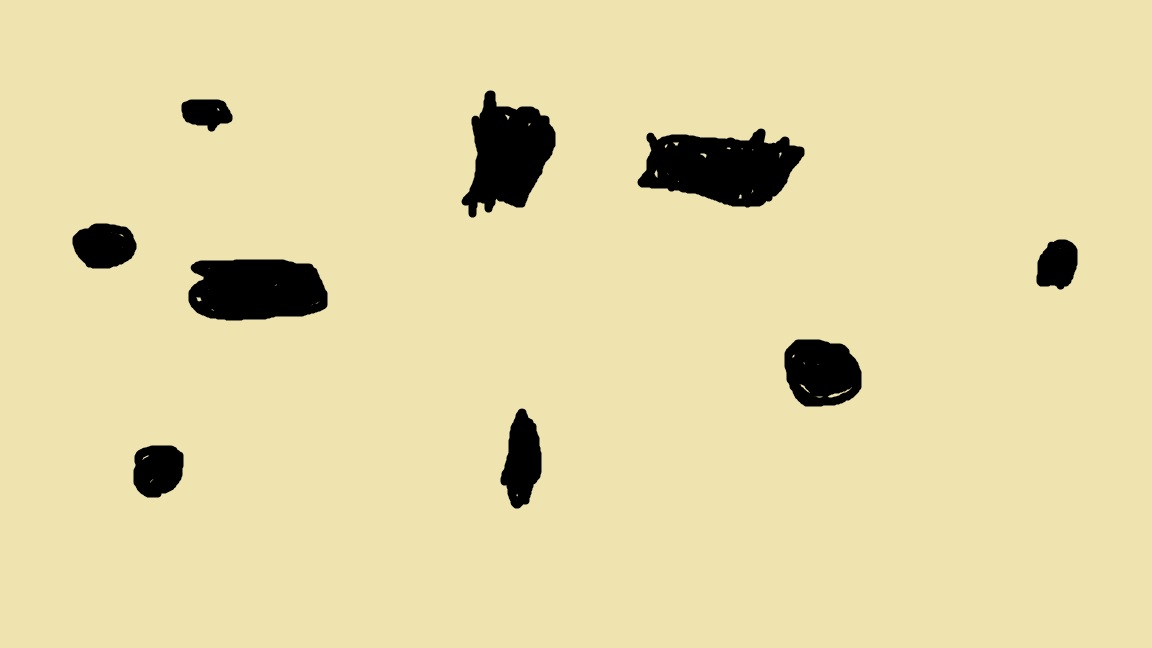
#> input picture Tests/latas.jpg, 1152 x 648 px, found by its file name
$ python blobDetection1.py
#> lines starting #> are read from the running program, lines starting #| are printed output that depends on the picture; after the words box and inside, x2 and y2 are one past the last pixel; in counts of white or black regions, pixels touching at a corner belong together
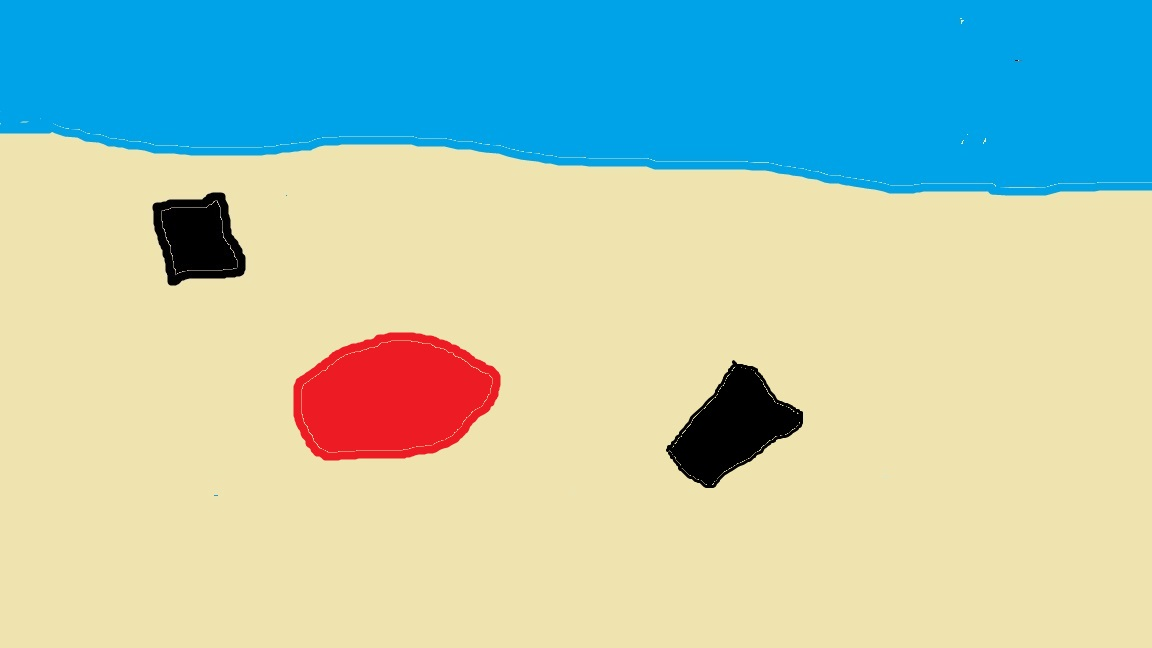
#> input picture Tests/PLAA4.jpg, 1152 x 648 px, given in place of the camera
#> further down, frame is the input picture: shape (648, 1152, 3); mean B, G, R 182.3, 200.8, 173.2
import cv2 as cv
import numpy as np

def detectDarkBlobs(img):

    params = cv.SimpleBlobDetector_Params()

    params.filterByArea = False
    params.filterByCircularity = False
    params.filterByConvexity = False
    params.filterByInertia = False
    params.blobColor = 255
    detector = cv.SimpleBlobDetector_create(params)

    #Detect blobs in the image
    keypoints = detector.detect(img)
    print(len(keypoints))

    imgKeyPoints = cv.drawKeypoints(img, keypoints, np.array([]), (0,0,255), cv.DRAW_MATCHES_FLAGS_DRAW_RICH_KEYPOINTS)

    #Display found keypoints
    cv.imshow("Keypoints", imgKeyPoints)
    cv.waitKey(0)

    return 0

def video(frame):
            frameHSV = cv.cvtColor(frame, cv.COLOR_BGR2HSV) # Transformar BGR a HSV
#> frameHSV: shape (648, 1152, 3); mean H, S, V 47, 120, 232.1

            blackMask = cv.inRange(frameHSV, Black, Black1)
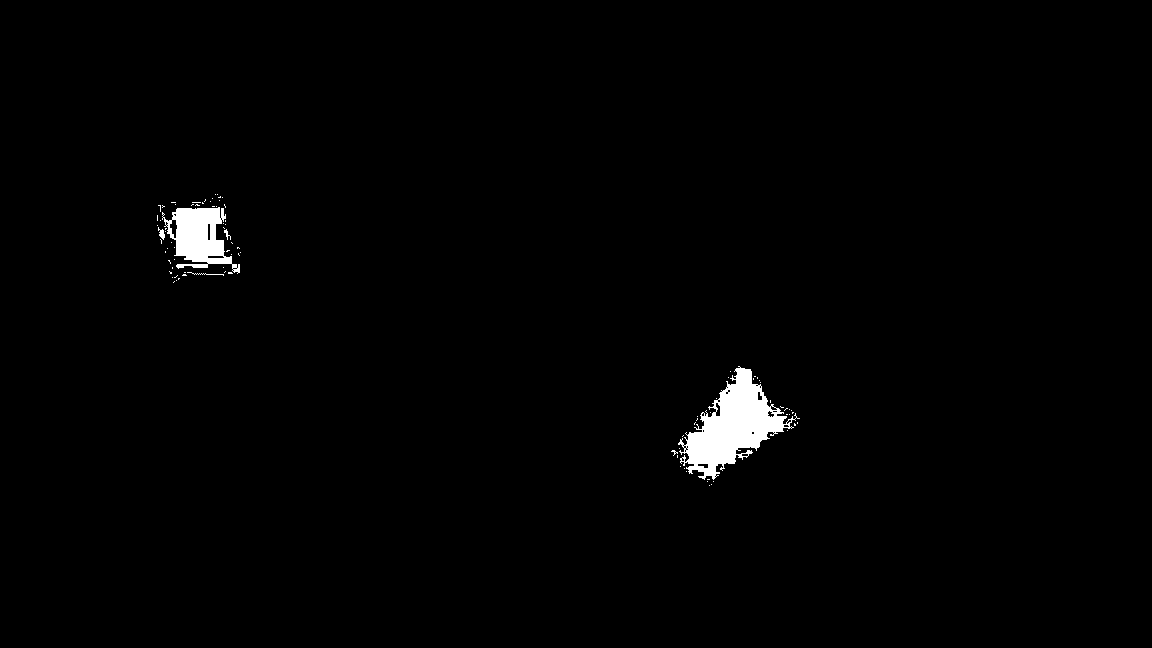
#> blackMask: shape (648, 1152); 1.2% white; 93 white regions (88 under 20 px), largest, box (x1, y1, x2, y2) and area: (678, 366, 800, 480) 5624, (162, 207, 240, 274) 2709, (158, 227, 165, 240) 47, (187, 272, 224, 276) 38, (224, 229, 231, 240) 29

            on_trackbar(0) # Iniciar trackbar

            #B = cv.getTrackbarPos('Black', 'Frame')
            #maxBlackValue = B

            maxBlackValue = int(cv.getTrackbarPos('Black', 'Frame')) #Utilizar el valor decicido en la trackbar

            gray = cv.cvtColor(frame, cv.COLOR_BGR2GRAY)
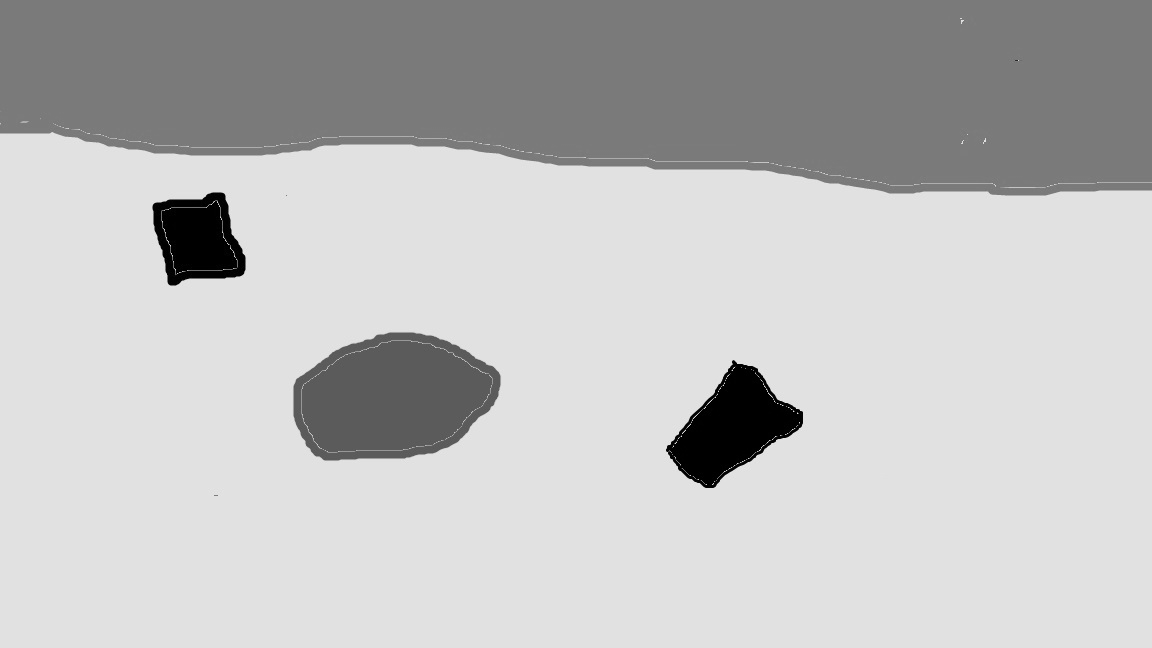
#> gray: shape (648, 1152); min 0, max 234, mean 190.6
            ret, blackDetection = cv.threshold(gray, maxBlackValue, 255, cv.THRESH_BINARY_INV) #Detectar valores menores a 20
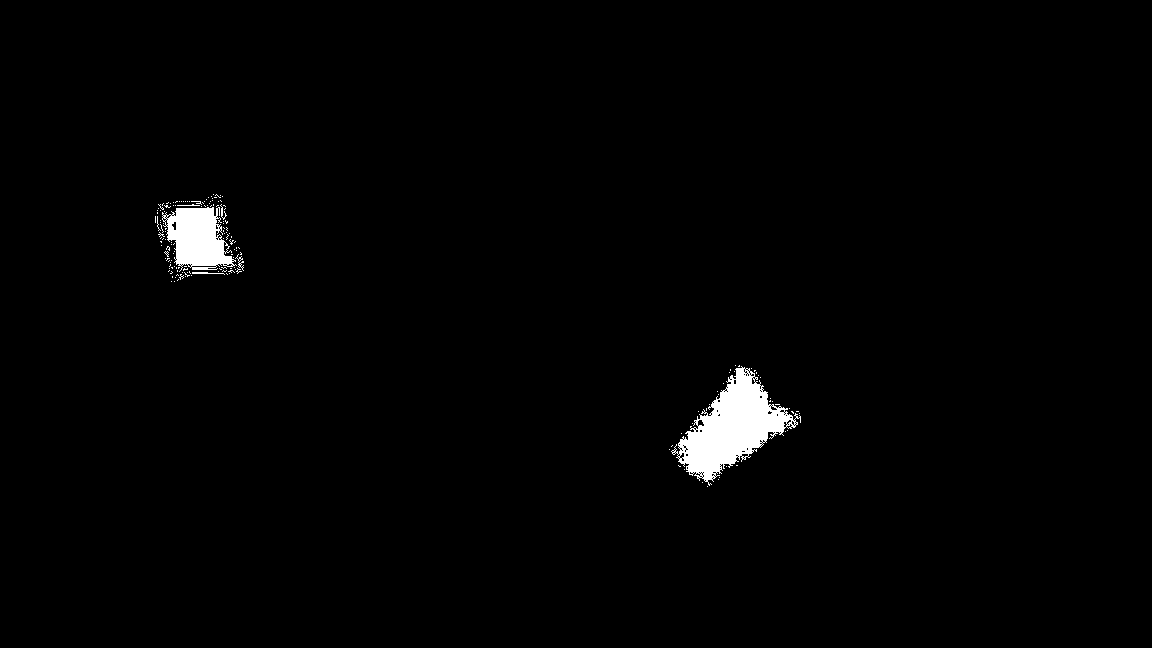
#> blackDetection: shape (648, 1152); 1.3% white; 171 white regions (165 under 20 px), largest, box (x1, y1, x2, y2) and area: (671, 366, 801, 486) 6385, (162, 207, 237, 272) 3012, (192, 272, 225, 275) 49, (235, 254, 244, 271) 41, (220, 204, 227, 220) 33, (177, 204, 200, 206) 25
#> ret = 0

            visualizeBlues = cv.bitwise_and(frame, frame, mask=blackMask)

            kernel = np.ones((3, 3), np.uint8)
            opening = cv.morphologyEx(blackDetection, cv.MORPH_OPEN, kernel, iterations=1)
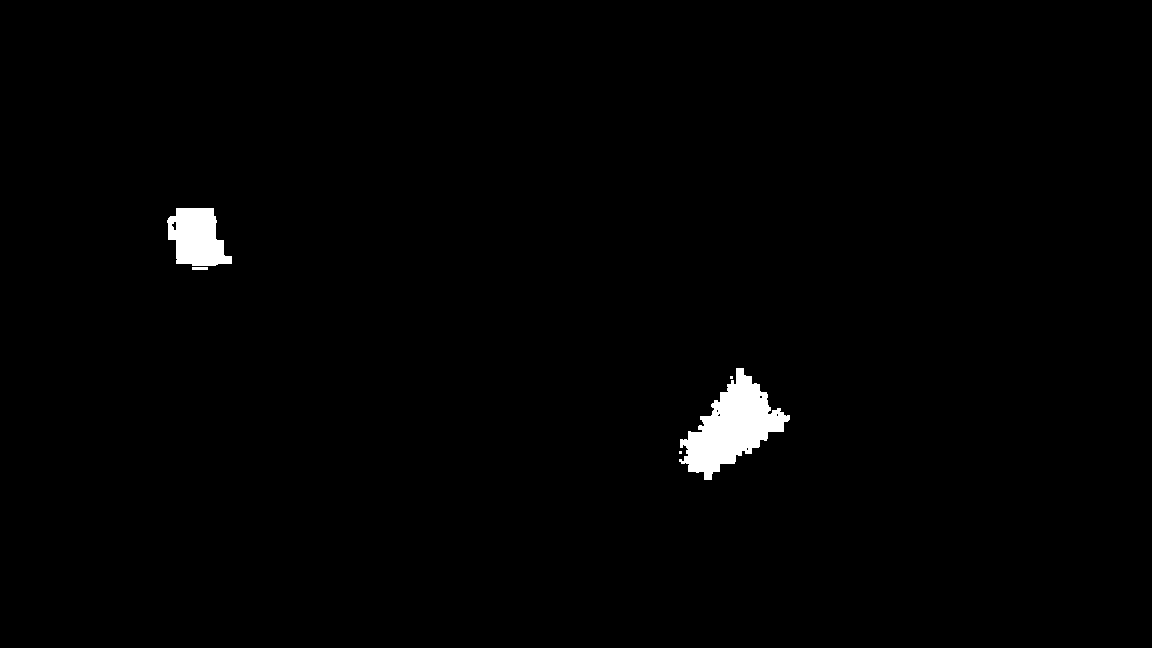
#> opening: shape (648, 1152); 1.1% white; 5 white regions (2 under 20 px)
            closing = cv.morphologyEx(visualizeBlues, cv.MORPH_CLOSE, kernel)

            contours, hierarchy = cv.findContours(blackDetection, cv.RETR_TREE, cv.CHAIN_APPROX_SIMPLE)
#> contours = 331 contours, 323 with area under 20; largest, box (x1, y1, x2, y2) and area: (671, 366, 801, 486) 6349, (162, 207, 237, 272) 2938, (191, 265, 217, 268) 48, (697, 419, 705, 427) 36, (223, 241, 229, 253) 34, (171, 221, 177, 231) 30, (770, 405, 778, 411) 21, (741, 453, 749, 458) 20
            # [7 lines of commented-out code are left out]
            cv.imshow("open", opening)

            cv.imshow("Blobs", detectDarkBlobs(opening))
#> in detectDarkBlobs, `keypoints = detector.detect(img)`: keypoints = 5 keypoints; (x, y, size): (732, 427, 90.2), (196, 237, 58.9), (200, 268, 9.2), (680, 452, 2.4), (731, 377, 2.4)
#| 5

def on_trackbar(val):
    alpha = val / slider_Max
    beta = ( 1.0 - alpha )
    dst = cv.addWeighted(frame, alpha, frame, beta, 0.0)
    cv.imshow("Frame", dst)

#Creando Trackbar
slider_Max = 100
cv.namedWindow("Frame")
trackbar_name = 'Black'
cv.createTrackbar(trackbar_name, "Frame" , 0, slider_Max, on_trackbar)

vc = cv.VideoCapture(0)

Black = np.array([0, 0, 0], np.uint8)
Black1 = np.array([0, 0, 30], np.uint8)

img = cv.imread(r"C:\Users\ikerc\OneDrive\Escritorio\Vision_RT\Tests\latas.jpg", cv.IMREAD_GRAYSCALE) #leyendo imagen en grises


while True:
        ret, frame = vc.read()
        if ret == True:
            video(frame)

            if cv.waitKey(50) == 27:
#> (key Esc is pressed here)
                break

vc.release()
cv.destroyAllWindows()
